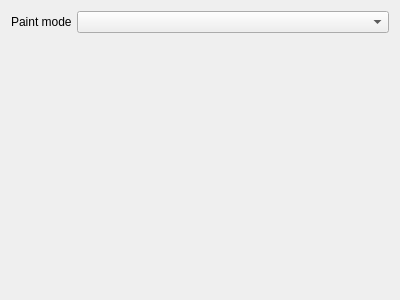
<?xml version="1.0" encoding="UTF-8"?>
<ui version="4.0">
 <class>RGBParade_UI</class>
 <widget class="QWidget" name="RGBParade_UI">
  <property name="geometry">
   <rect>
    <x>0</x>
    <y>0</y>
    <width>400</width>
    <height>300</height>
   </rect>
  </property>
  <property name="windowTitle">
   <string>RGB Parade</string>
  </property>
  <layout class="QGridLayout" name="gridLayout">
   <property name="horizontalSpacing">
    <number>5</number>
   </property>
   <item row="0" column="1">
    <widget class="QComboBox" name="cbPaintmode">
     <property name="sizePolicy">
      <sizepolicy hsizetype="Expanding" vsizetype="Fixed">
       <horstretch>0</horstretch>
       <verstretch>0</verstretch>
      </sizepolicy>
     </property>
    </widget>
   </item>
   <item row="0" column="0">
    <widget class="QLabel" name="lblPaintmode">
     <property name="text">
      <string>Paint mode</string>
     </property>
    </widget>
   </item>
   <item row="1" column="1">
    <spacer name="verticalSpacer">
     <property name="orientation">
      <enum>Qt::Vertical</enum>
     </property>
     <property name="sizeHint" stdset="0">
      <size>
       <width>20</width>
       <height>40</height>
      </size>
     </property>
    </spacer>
   </item>
  </layout>
 </widget>
 <resources/>
 <connections/>
</ui>
